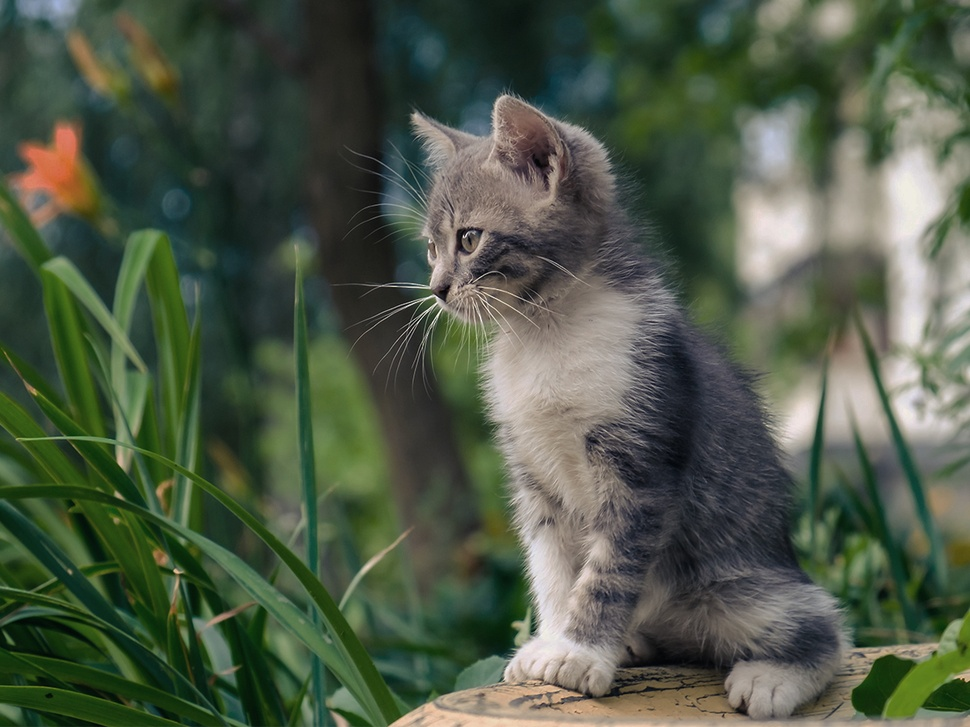
#> input picture 1.jpeg, 970 x 727 px, shrunk from 1200 x 900 before the run
$ python contours.py
#> lines starting #> are read from the running program, lines starting #| are printed output that depends on the picture; after the words box and inside, x2 and y2 are one past the last pixel; in counts of white or black regions, pixels touching at a corner belong together
import cv2 as cv
import numpy as np

img = cv.imread('1.jpeg')
#> img is the input picture: shape (727, 970, 3); mean B, G, R 71.2, 89.1, 78.1
cv.imshow('cat', img)

blank = np.zeros(img.shape, dtype='uint8')
cv.imshow('Blank', blank)

gray = cv.cvtColor(img, cv.COLOR_BGR2GRAY)
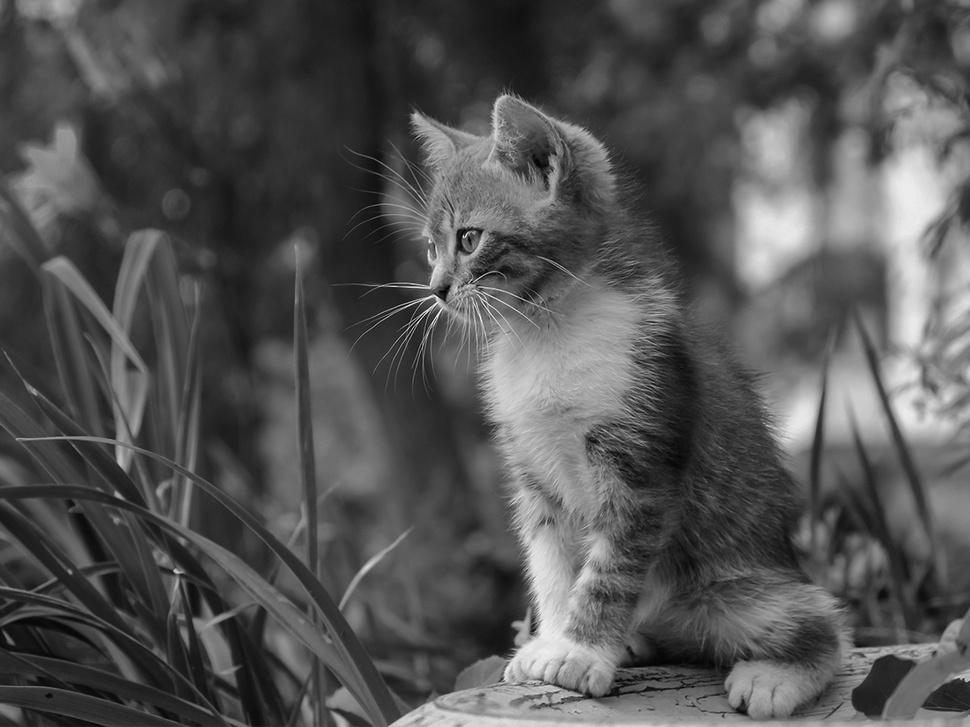
#> gray: shape (727, 970); min 0, max 254, mean 83.8
cv.imshow('gray', gray)


# [7 lines of commented-out code are left out]

ret, thresh = cv.threshold(gray, 100, 255, cv.THRESH_BINARY)
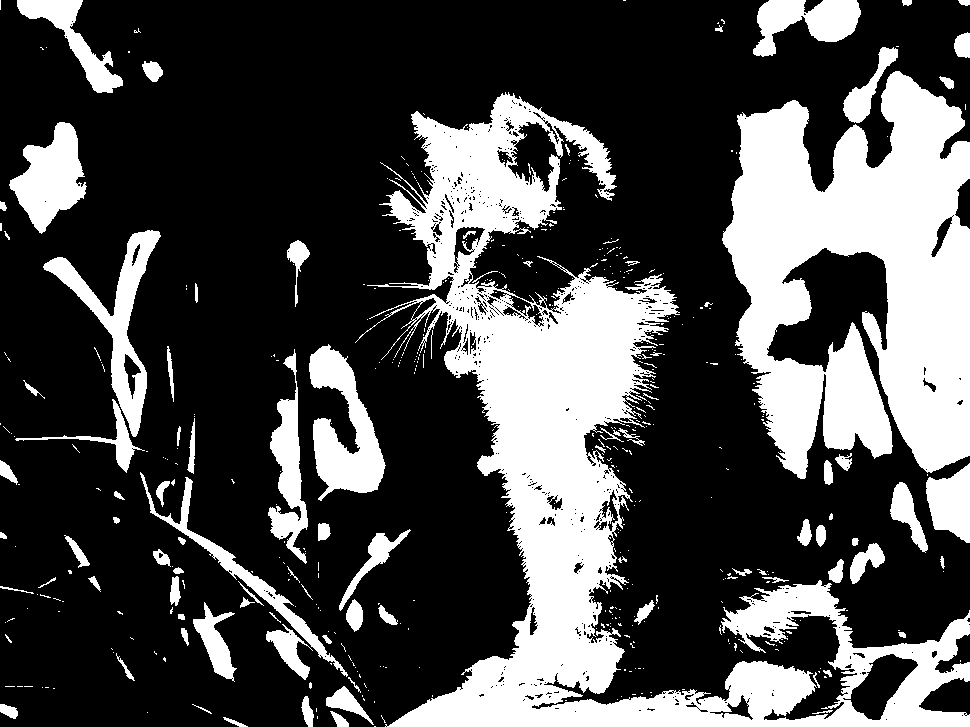
#> thresh: shape (727, 970); 29.5% white; 482 white regions (388 under 20 px)
cv.imshow('Threshold', thresh)

contours, hierarchies = cv.findContours(
    thresh, cv.RETR_LIST, cv.CHAIN_APPROX_SIMPLE)
#> contours = 1340 contours, 1195 with area under 20; largest, box (x1, y1, x2, y2) and area: (355, 92, 970, 727) 97866, (722, 71, 970, 479) 63844, (309, 344, 386, 501) 5716, (43, 230, 161, 437) 5694, (9, 122, 87, 234) 4611
print(f'{len(contours)} contours found')
#| 1340 contours found

cv.drawContours(blank, contours, -1, (0,0,255), 2)
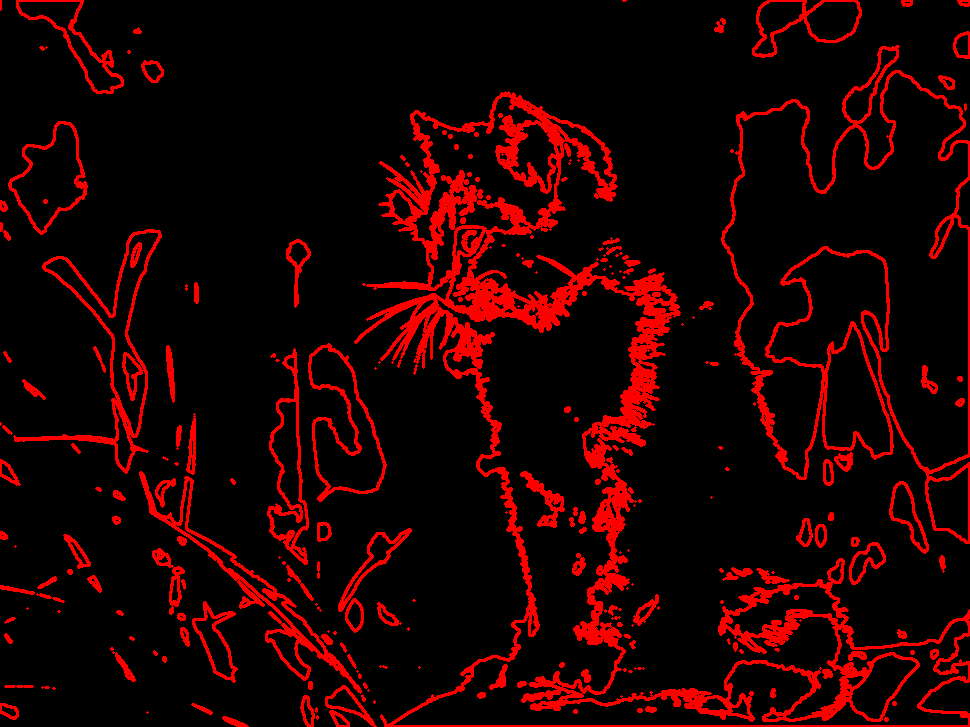
#> blank: shape (727, 970, 3); mean of channels 0, 1, 2 0, 0, 30.9; drawn as B, G, R
cv.imshow('Contours', blank)

cv.waitKey(0)

$ run again, with 2.jpg copied over 1.jpeg
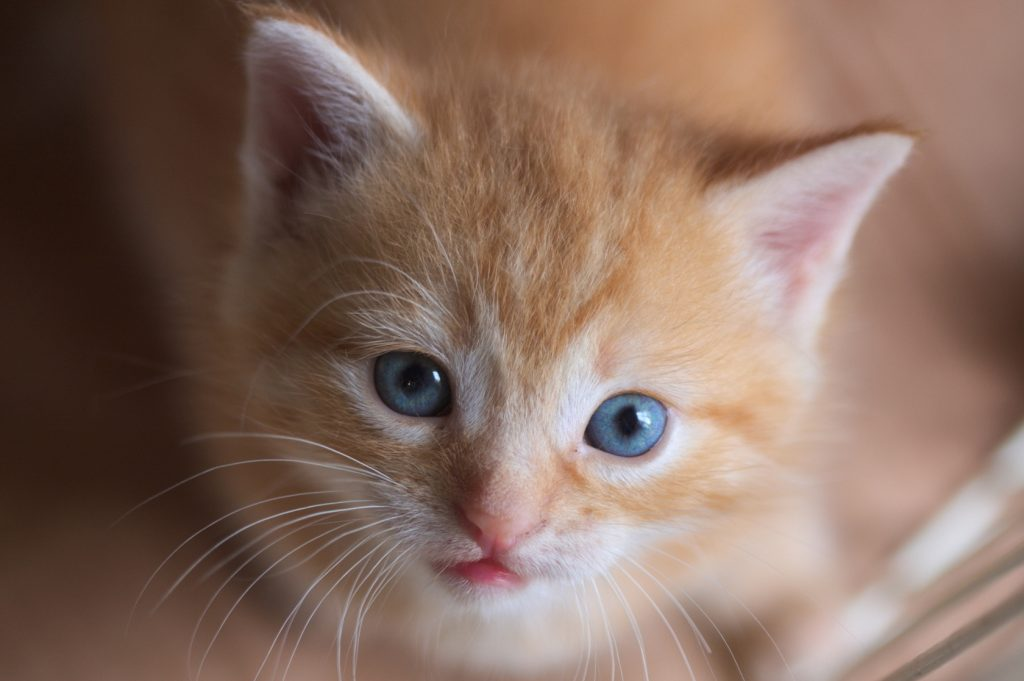
#> input picture 2.jpg, 1024 x 681 px
#> img is the input picture: shape (681, 1024, 3); mean B, G, R 95.5, 108, 134.1
#> `ret, thresh = cv.threshold(gray, 100, 255, cv.THRESH_BINARY)`:
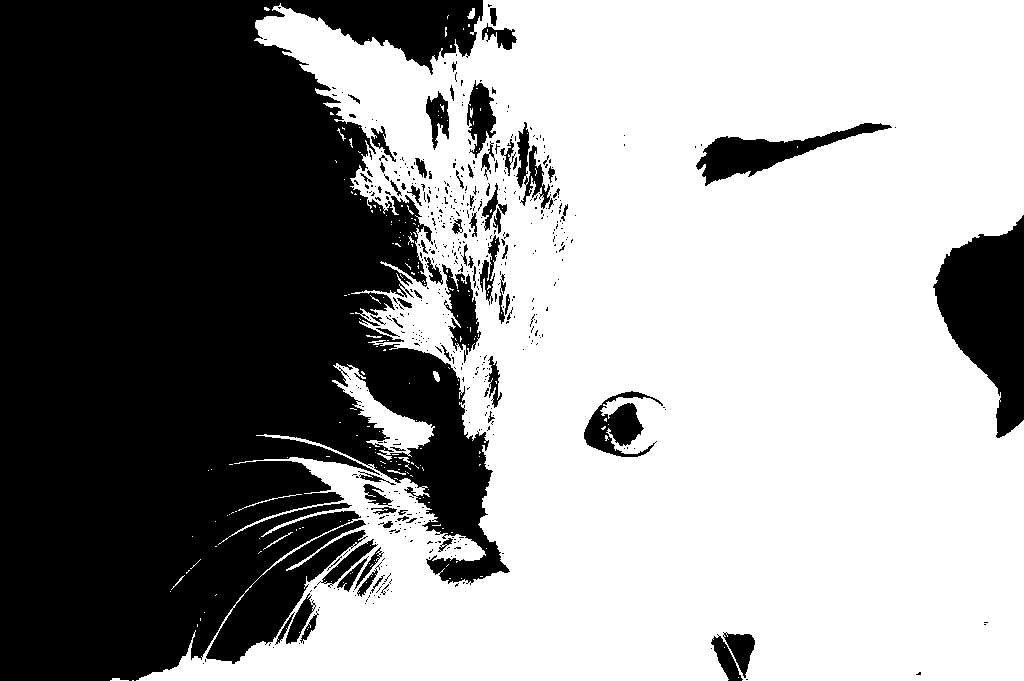
#> thresh: shape (681, 1024); 59.1% white; 534 black regions (457 under 20 px)
#> contours = 1029 contours, 921 with area under 20; largest, box (x1, y1, x2, y2) and area: (136, 0, 1024, 681) 432564, (205, 519, 367, 665) 7056, (695, 122, 893, 187) 4062, (332, 363, 435, 460) 2638, (583, 390, 664, 458) 2502
#| 1029 contours found
#> `cv.drawContours(blank, contours, -1, (0,0,255), 2)`:
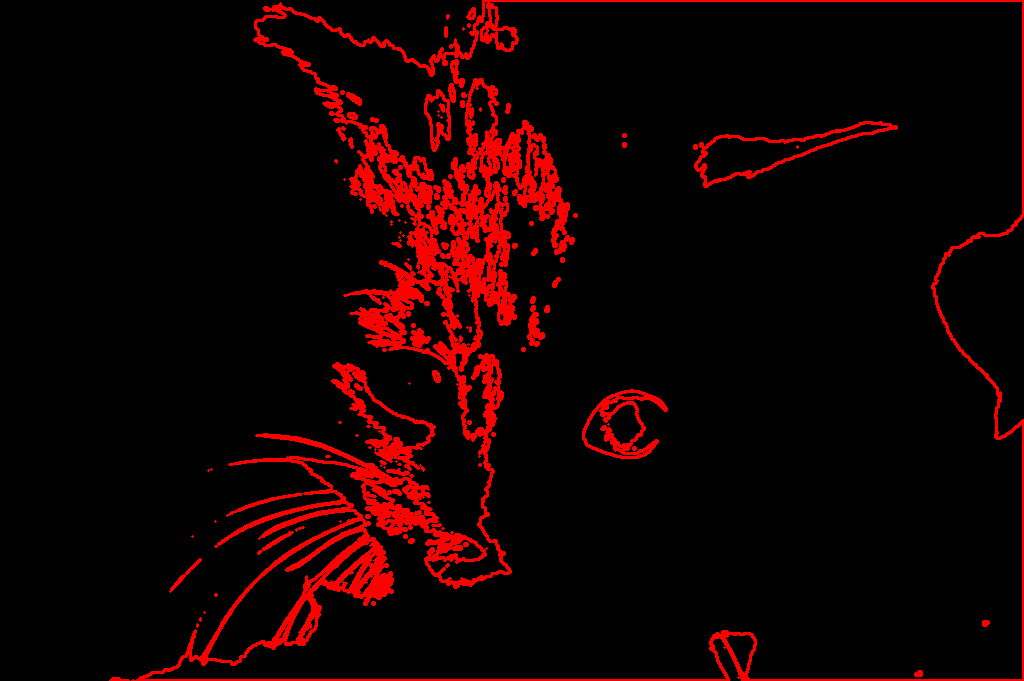
#> blank: shape (681, 1024, 3); mean of channels 0, 1, 2 0, 0, 20.5; drawn as B, G, R
